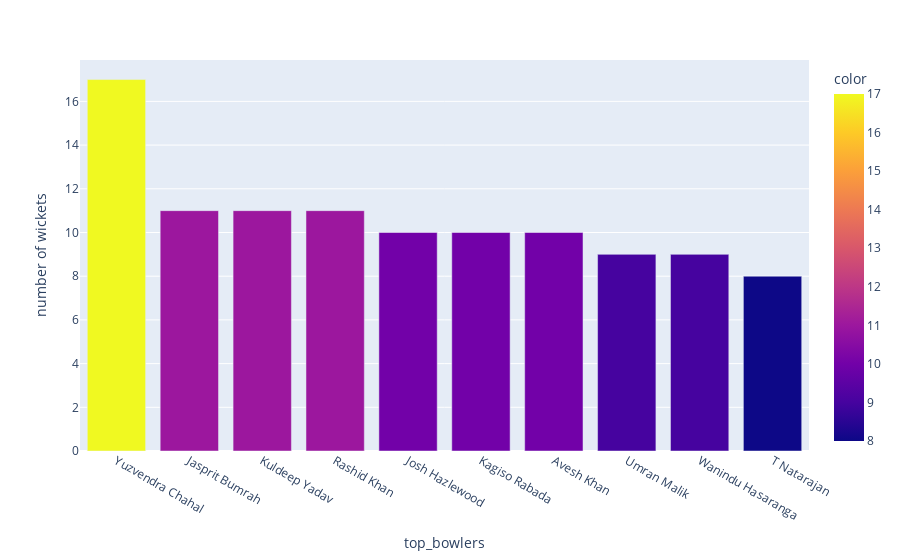

Notebook code for this chart:
### Markdown cell above
3. 10 Best Bowling Figure

### Code cell
# Extracting the number of wickets from best_bowling_figures

df['highest_wickets'] = df['best_bowling_figure'].apply(lambda x : x.split('--')[0])
df['highest_wickets'] = df['highest_wickets'].astype(int)

top_bowlers = df.groupby('best_bowling')['highest_wickets'].sum().sort_values(ascending=False).head(10)
top_bowlers
px.bar(x=top_bowlers.index, y=top_bowlers.values, color=top_bowlers.values, 
       labels={'x' : 'top_bowlers', 'y' : 'number of wickets'})

### Figure 1 — Plotly figure (JSON) as saved in the notebook; plotly's stock layout.template omitted (floating-point values rounded to 4 significant figures)
{"data": [{"hovertemplate": "top_bowlers=%{x}<br>number of wickets=%{y}<br>color=%{marker.color}<extra></extra>", "legendgroup": "", "marker": {"color": [17, 11, 11, 11, 10, 10, 10, 9, 9, 8], "coloraxis": "coloraxis", "pattern": {"shape": ""}}, "name": "", "orientation": "v", "showlegend": false, "textposition": "auto", "type": "bar", "x": ["Yuzvendra Chahal", "Jasprit Bumrah", "Kuldeep Yadav", "Rashid Khan", "Josh Hazlewood", "Kagiso Rabada", "Avesh Khan", "Umran Malik", "Wanindu Hasaranga", "T Natarajan"], "xaxis": "x", "y": [17, 11, 11, 11, 10, 10, 10, 9, 9, 8], "yaxis": "y"}], "layout": {"barmode": "relative", "coloraxis": {"colorbar": {"title": {"text": "color"}}, "colorscale": [[0, "#0d0887"], [0.1111, "#46039f"], [0.2222, "#7201a8"], [0.3333, "#9c179e"], [0.4444, "#bd3786"], [0.5556, "#d8576b"], [0.6667, "#ed7953"], [0.7778, "#fb9f3a"], [0.8889, "#fdca26"], [1, "#f0f921"]]}, "legend": {"tracegroupgap": 0}, "margin": {"t": 60}, "xaxis": {"anchor": "y", "domain": [0, 1], "title": {"text": "top_bowlers"}}, "yaxis": {"anchor": "x", "domain": [0, 1], "title": {"text": "number of wickets"}}}}
